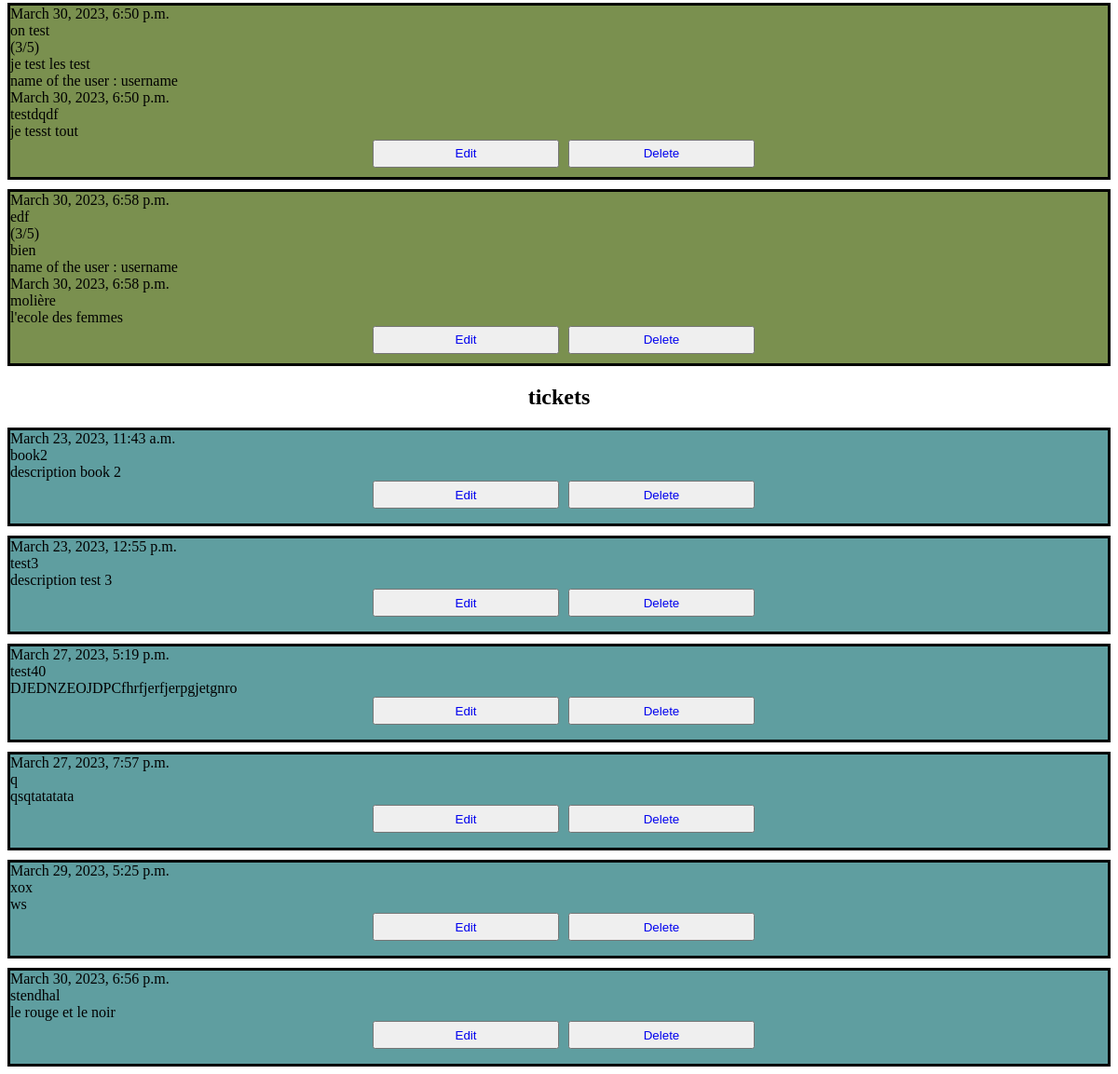
The page /dashboard/posts (signed in, lower part) on the database as committed earlier.
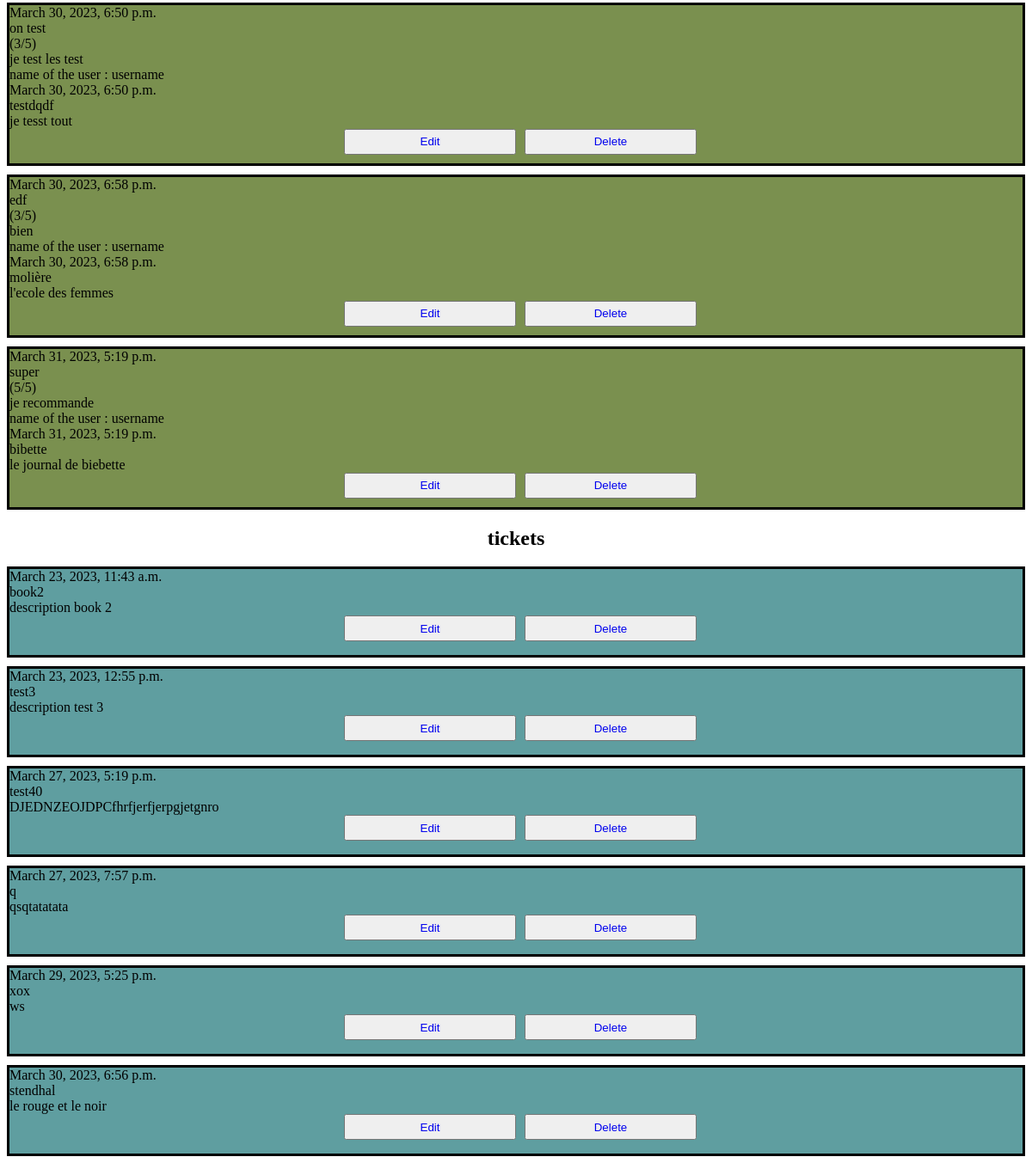
The same page on the database as committed later.
### reviews/models.py (models this page shows, shortened)
class Review(models.Model):
    ticket = models.ForeignKey(to=Ticket, on_delete=models.CASCADE)
    rating = models.PositiveSmallIntegerField(validators=[MinValueValidator(0), MaxValueValidator(5)])
    headline = models.CharField(max_length=128)
    body = models.TextField(max_length=8192, blank=True)
    user = models.ForeignKey(to=settings.AUTH_USER_MODEL, on_delete=models.CASCADE)
    time_created = models.DateTimeField(auto_now_add=True)

class Ticket(models.Model):
    title = models.CharField(max_length=128)
    slug = models.SlugField(max_length=128)
    description = models.TextField(max_length=2048, blank=True)
    user = models.ForeignKey(to=settings.AUTH_USER_MODEL, on_delete=models.CASCADE)
    image = models.ImageField(null=True, blank=True, upload_to='images')
    time_created = models.DateTimeField(auto_now_add=True)

### accounts/models.py (models this page shows)
class CustomUser(AbstractUser):
    pass
    def __str__(self):
        return (f"name of the user :  {self.username}")

### reviews/views.py (the view)
# urls.py: path("posts", posts, name="reviews-posts"),
def posts(request):
    list_review_ticket_id =[]
    ticket_no_comment = []
    review = Review.objects.filter(user=request.user)
    for i in range(len(review)):
        a = review[i].ticket_id
        list_review_ticket_id.append(a)
    tickets = Ticket.objects.filter(user=request.user)
    for tick in tickets:
        if tick.id not in list_review_ticket_id:
            ticket_no_comment.append(tick)
    return render(request, "reviews/posts.html", context ={"review":review, "ticket":ticket_no_comment})

### reviews/templates/reviews/posts.html (shortened to what this page needs)
{% extends 'base.html' %}
{% block content %}
    {% for post in review %}
    <article class="review_posts">
        <div>{{ post.time_created }}</div>
        <div>{{ post.headline }}</div>
        <div>({{ post.rating }}/5)</div>
        <div>{{ post.body }}</div>
        <div>{{ post.ticket.user }}</div>
        <div>{{ post.ticket.time_created }}</div>
        <div>{{ post.ticket.title }}</div>
        <div>{{ post.ticket.description }}</div>
        <div class="center_btn">
            <button class="btn_posts"><a href="{% url 'review-edit' post.id %}" type="submit">Edit</a></button>
            <button class="btn_posts"><a href="{% url 'review-delete' post.id %}" type="submit">Delete</a></button>
        </div>
    </article>
    {% endfor %}
    <h2 class="titles-posts">tickets</h2>
    {% for post in ticket %}
    <article class="ticket_posts">
        <div>{{ post.time_created }}</div>
        <div>{{ post.title }}</div>
        <div>{{ post.description }}</div>
        <div class="center_btn">
            <button class="btn_posts"><a href="{% url 'ticket-edit' post.id %}" type="submit">Edit</a></button>
            <button class="btn_posts"><a href="{% url 'ticket-delete' post.id %}" type="submit">Delete</a></button>
        </div>
    </article>
    {% endfor %}
{% endblock %}

Rows that differ between the two databases and show on the page:
added Review: time_created "March 31, 2023, 5:19 p.m.", headline "super", rating "5", body "je recommande", ticket.user "name of the user : username", ticket.time_created "March 31, 2023, 5:19 p.m.", ticket "bibette", ticket.description "le journal de biebette"
